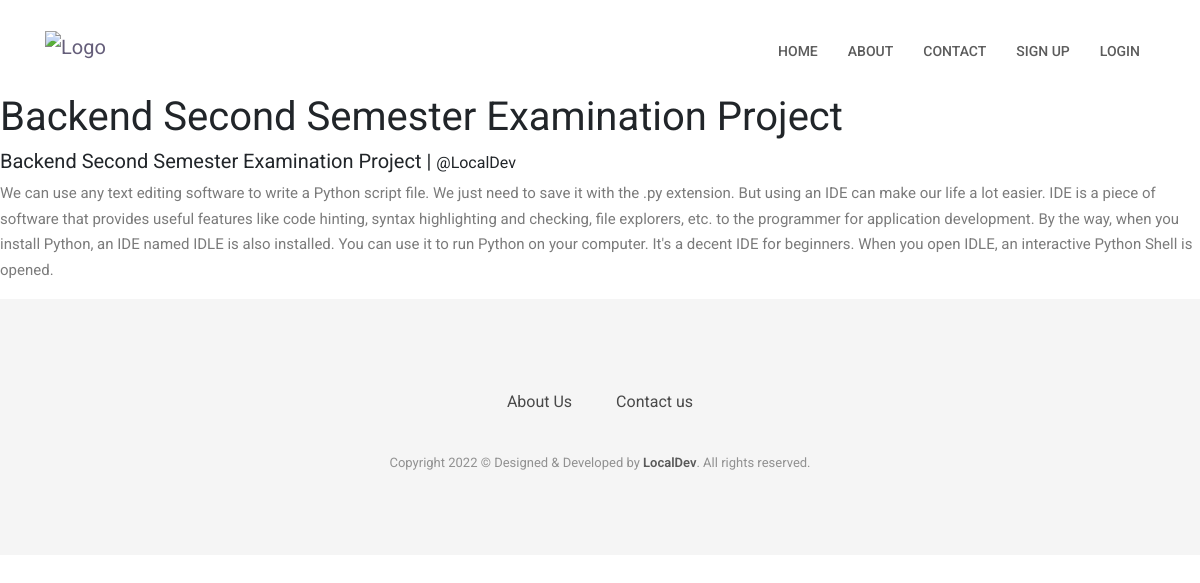
Screenshot of /post/2 with the database file from the repository.
### website/models.py (models this page shows)
class Post(db.Model):
    id = db.Column(db.Integer, primary_key=True)
    title = db.Column(db.String(10000))
    body = db.Column(db.String(10000))
    date = db.Column(db.DateTime(timezone=True), default=func.now())
    user_id = db.Column(db.Integer, db.ForeignKey('user.id'))
    post_user = db.relationship('User', foreign_keys=[user_id])

class User(db.Model, UserMixin):
    id = db.Column(db.Integer, primary_key=True)
    email = db.Column(db.String(255), unique=True)
    username = db.Column(db.String(255), unique=True)
    first_name = db.Column(db.String(255))
    last_name = db.Column(db.String(255))
    password = db.Column(db.String(255))
    posts = db.relationship('Post')

### website/views.py (the view)
@views.route('/post/<int:id>')
def view_post(id):
    post = Post.query.filter_by(id=id).first()
    return render_template('post.html', post=post, user=current_user)

### website/templates/post.html (shortened to what this page needs)
{% extends 'base.html' %}
{% block content %}
    <h1>
        {{post.title}}
    </h1>
    <div>
            <div>
                <h3>{{ post.title }} | <small>@{{ post.post_user.username }}</small></h3>
                <p>{{ post.body }}</p>
            </div>
    </div>
{% endblock %}

### website/static/css/style.css (style rules this page uses)
body { line-height: 1.65; font-family: "Roboto", sans-serif; -webkit-font-smoothing: antialiased; }
h1, h2, h3, h4, h5, h6 { font-family: "Roboto", sans-serif; }
h1, h2, h3, h4, h5, h6 { font-weight: 400; }
h1 { font-size: 40px; }
h3 { font-size: 20px; }
p { color: #7B7B7B; font-size: 15px; font-family: "Roboto", sans-serif; line-height: 1.7; }

### rows the page displays
Post: title "Backend Second Semester Examination Project", body "We can use any text editing software to write a Python script file. We just need to save it with the .py extension. But using an IDE can make our life a lot easier. IDE is a piece of software that provides useful features like code hinting, syntax highlighting and checking, file explorers, etc. to the programmer for application development. By the way, when you install Python, an IDE named IDLE is also installed. You can use it to run Python on your computer. It's a decent IDE for beginners. When you open IDLE, an interactive Python Shell is opened."
User: post_user.username "LocalDev"
